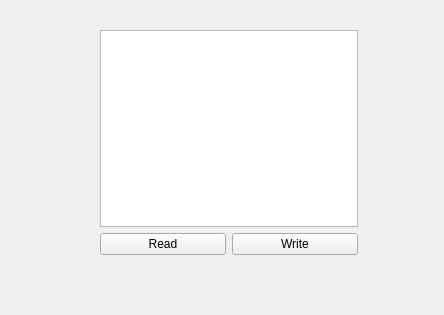
<?xml version="1.0" encoding="UTF-8"?>
<ui version="4.0">
 <class>Widget</class>
 <widget class="QWidget" name="Widget">
  <property name="geometry">
   <rect>
    <x>0</x>
    <y>0</y>
    <width>444</width>
    <height>315</height>
   </rect>
  </property>
  <property name="windowTitle">
   <string>Widget</string>
  </property>
  <widget class="QWidget" name="">
   <property name="geometry">
    <rect>
     <x>100</x>
     <y>30</y>
     <width>258</width>
     <height>225</height>
    </rect>
   </property>
   <layout class="QVBoxLayout" name="verticalLayout">
    <item>
     <widget class="QPlainTextEdit" name="plainTextEdit"/>
    </item>
    <item>
     <layout class="QHBoxLayout" name="horizontalLayout">
      <item>
       <widget class="QPushButton" name="pushButton">
        <property name="text">
         <string>Read</string>
        </property>
       </widget>
      </item>
      <item>
       <widget class="QPushButton" name="pushButton_2">
        <property name="text">
         <string>Write</string>
        </property>
       </widget>
      </item>
     </layout>
    </item>
   </layout>
  </widget>
 </widget>
 <resources/>
 <connections/>
</ui>
